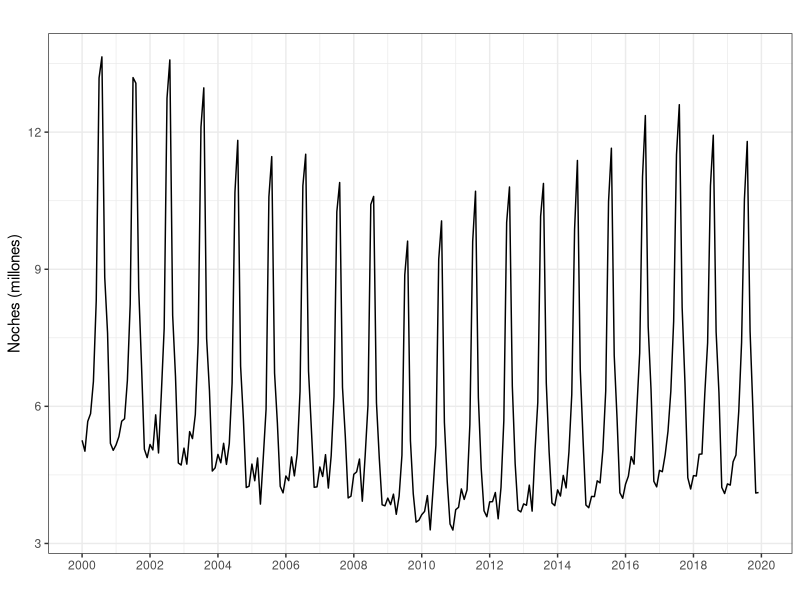
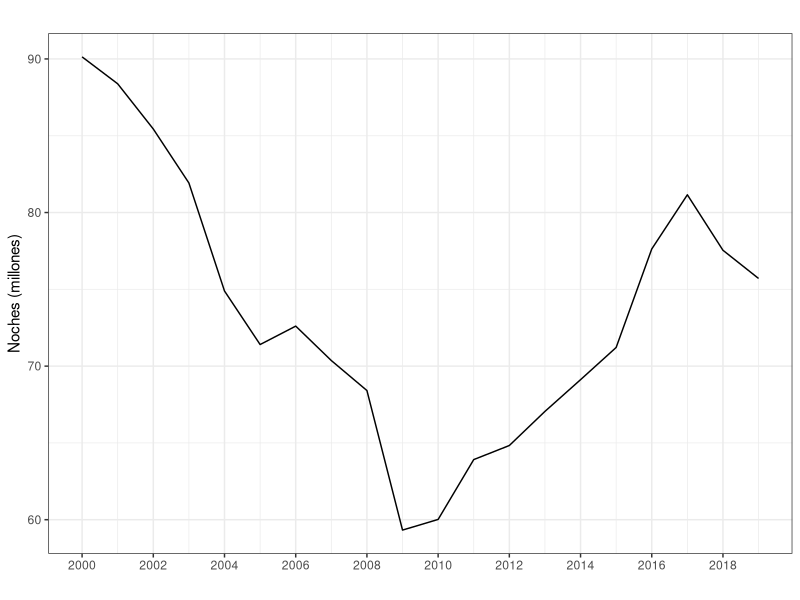
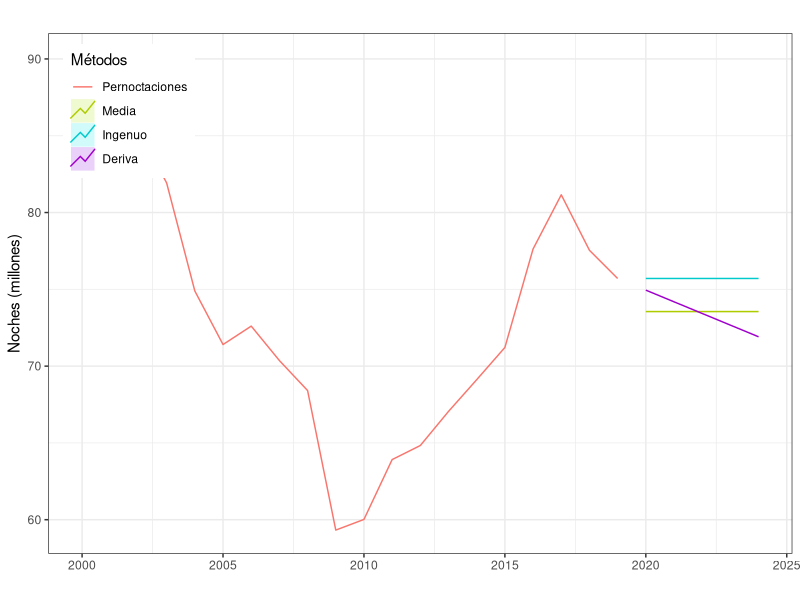
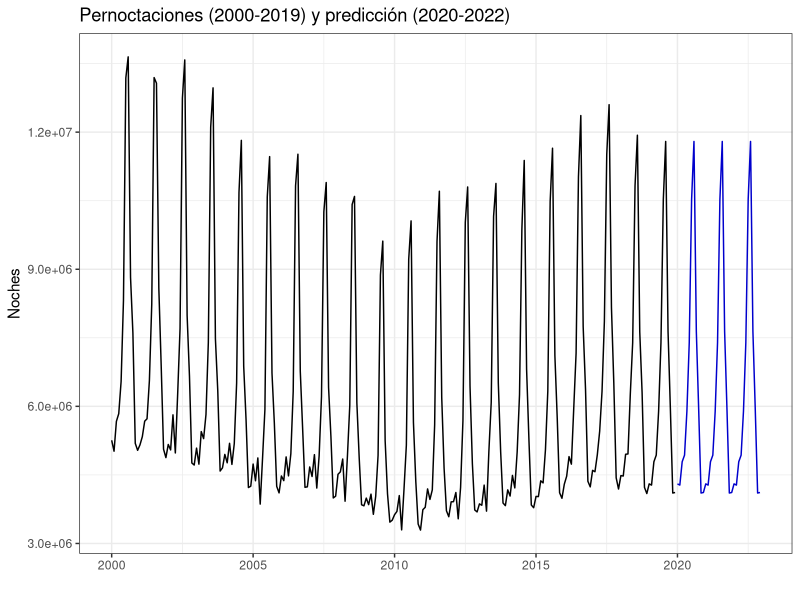
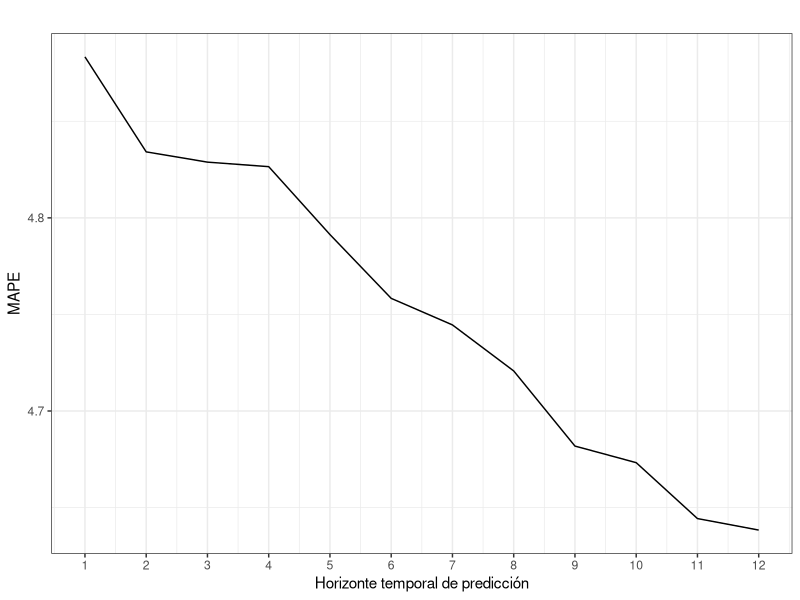

Here is the R script that generated these plots, in order:
#----------------------------------------------------------
# CODIGO EJEMPLO 3
#----------------------------------------------------------
#
#
#
#----------------------------------------------------------
# Librerias
library(forecast)
library(ggplot2); theme_set(theme_bw())
#----------------------------------------------------------
#
#
#
#----------------------------------------------------------
# Importamos Pernoctaciones
#----------------------------------------------------------
Pernoctaciones <- read.csv2("./series/Pernoctaciones.csv", 
                            header = TRUE)

Pernoctaciones <- ts(Pernoctaciones[, 2], 
                     start = 2000, 
                     frequency = 12)

autoplot(Pernoctaciones/1000000,
         xlab = "",
         ylab = "Noches (millones)",
         main = "") +
  scale_x_continuous(breaks= seq(2000, 2020, 2)) 
#----------------------------------------------------------
#
#
#
#----------------------------------------------------------
# Metodo ingenuo para la serie anual
#----------------------------------------------------------
PernoctacionesAnual <- aggregate(Pernoctaciones/1000000, FUN = sum)

autoplot(PernoctacionesAnual,
         xlab = "",
         ylab = "Noches (millones)",
         main = "") +
  scale_x_continuous(breaks= seq(2000, 2020, 2)) 

# Ajustes por metodos sencillos
mediaPernoctaciones <- meanf(PernoctacionesAnual, h = 5)
naivePernoctaciones <- naive(PernoctacionesAnual, h = 5)
derivaPernoctaciones <- rwf(PernoctacionesAnual,  h = 5, drift = TRUE)

autoplot(PernoctacionesAnual, series = "Pernoctaciones",
         xlab = "",
         ylab = "Noches (millones)",
         main = "") +
  autolayer(mediaPernoctaciones, series="Media", PI = FALSE) +
  autolayer(naivePernoctaciones, series="Ingenuo", PI = FALSE) +
  autolayer(derivaPernoctaciones, series="Deriva", PI = FALSE) +
  scale_colour_discrete(limits=c("Pernoctaciones", "Media", "Ingenuo", "Deriva")) +
  guides(colour = guide_legend(title = "Métodos")) + 
  theme(legend.position=c(0.02,0.98), legend.justification=c(0,1))

# Error de ajuste
accuracy(mediaPernoctaciones)
accuracy(naivePernoctaciones)
accuracy(derivaPernoctaciones)

# Error con origen de predicciones movil
k <- 10                  
h <- 5                   
TT <- length(PernoctacionesAnual) 
s <- TT - k - h          

mapeNaiveI <- matrix(NA, s + 1, h)
mapeDeriva <- matrix(NA, s + 1, h)

for (i in 0:s) {
  train.set <- subset(PernoctacionesAnual, start = i + 1, end = i + k)
  test.set <-  subset(PernoctacionesAnual, start = i + k + 1, end = i + k + h)
  
  fcast <- naive(train.set, h = h)
  mapeNaiveI[i + 1,] <- 100*abs(test.set - fcast$mean)/test.set
  
  fcast <- rwf(train.set, h = h,  drift = TRUE)
  mapeDeriva[i + 1,] <- 100*abs(test.set - fcast$mean)/test.set
  
}

mapeNaiveI <- colMeans(mapeNaiveI)
mapeDeriva <- colMeans(mapeDeriva)

mapeNaiveI
mapeDeriva

# Predicciones
derivaPernoctaciones
#----------------------------------------------------------
#
#
#
#----------------------------------------------------------
# Metodo ingenuo con estacionalidad
#----------------------------------------------------------
# Ajuste
PernoctacionesPre <- snaive(Pernoctaciones, 
                            h = 36, 
                            level = 0.95)

PernoctacionesPre

# Error de ajuste
accuracy(PernoctacionesPre)

# Prevision
autoplot(PernoctacionesPre,
         xlab = "",
         ylab = "Noches",
         main = "Pernoctaciones (2000-2019) y predicción (2020-2022)",
         PI = FALSE)

# Error con origen de prediccion movil
k <- 120                 
h <- 12                  
TT <- length(Pernoctaciones)  
s <- TT - k - h          

mapeSnaive <- matrix(NA, s + 1, h)
for (i in 0:s) {
  train.set <- subset(Pernoctaciones, start = i + 1, end = i + k)
  test.set <-  subset(Pernoctaciones, start = i + k + 1, end = i + k + h)
  
  fit <- snaive(train.set, h = h)
  mapeSnaive[i + 1,] <- 100*abs(test.set - fit$mean)/test.set
}

mapeSnaive <- colMeans(mapeSnaive)
mapeSnaive

ggplot() +
  geom_line(aes(x = 1:12, y = mapeSnaive)) +
  ggtitle("") +
  xlab("Horizonte temporal de predicción") +
  ylab("MAPE") +
  scale_x_continuous(breaks= 1:12)

